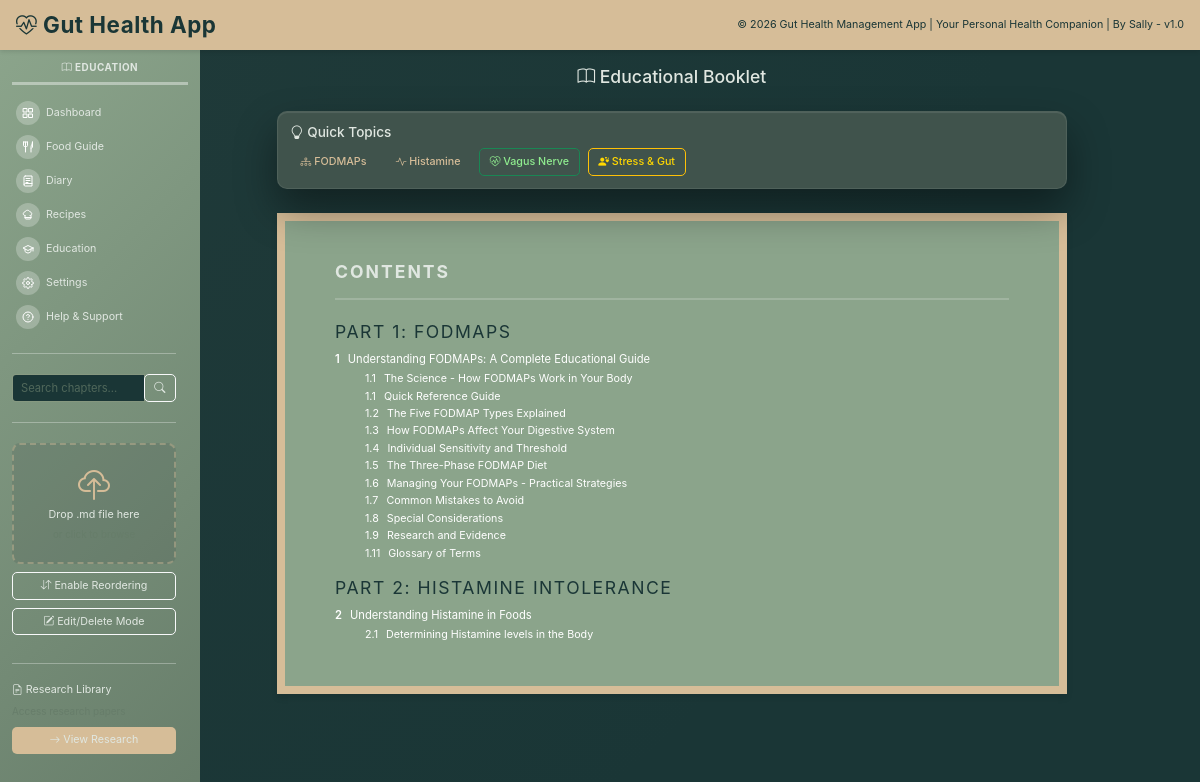
The app's page /education/ with its own data.
### models/education.py (models this page shows, shortened)
class EducationalContent(db.Model):
    __tablename__ = 'educational_content'
    id = db.Column(db.Integer, primary_key=True)
    chapter_number = db.Column(db.String(20), nullable=False)  # Changed to String to support "2.1", "2.2" format
    section = db.Column(db.String(200), nullable=False)
    title = db.Column(db.String(300), nullable=False)
    content = db.Column(db.Text, nullable=False)
    markdown_source = db.Column(db.Text)  # Original markdown content
    filename = db.Column(db.String(500))  # Original filename
    is_markdown = db.Column(db.Boolean, default=False)
    order_index = db.Column(db.Integer)
    parent_chapter = db.Column(db.Integer)  # For sub-sections
    created_at = db.Column(db.DateTime, default=datetime.utcnow)
    updated_at = db.Column(db.DateTime, default=datetime.utcnow, onupdate=datetime.utcnow)

### routes/education.py (the view, shortened to what this page needs)
@bp.route('/')
def index():
    topic = request.args.get('topic')
    search = request.args.get('search')
    query = EducationalContent.query
    chapters = query.order_by(EducationalContent.order_index).all()
    chapters = sorted(chapters, key=lambda x: natural_sort_key(x.chapter_number))
    return render_template('education/index.html', chapters=chapters, current_topic=topic,
                         markdown_available=(MARKDOWN_PROCESSOR is not None))

### templates/education/index.html (shortened to what this page needs)
{% extends "base.html" %}
{% block content %}
<div class="row g-0" style="margin-top: -1.5rem;">
    <div class="sidebar-column">
        <div class="education-sidebar">
            <h6 class="section-title" style="color: #fff; border-bottom-color: rgba(255,255,255,0.4);"><i class="bi bi-book"></i> Education</h6>
            <a href="{{ url_for('main.dashboard') }}" class="text-decoration-none">
                <div class="sidebar-nav-item d-flex align-items-center py-1 px-1" style="cursor: pointer;">
                    <div style="width: 24px; height: 24px; border-radius: 50%; background-color: rgba(255, 255, 255, 0.25); display: flex; align-items: center; justify-content: center; margin-right: 6px; flex-shrink: 0;">
                    </div>
                    <span class="text-label" style="font-weight: 500; color: #fff;">Dashboard</span>
                </div>
            </a>
            <a href="{{ url_for('foods.index') }}" class="text-decoration-none">
                <div class="sidebar-nav-item d-flex align-items-center py-1 px-1" style="cursor: pointer;">
                    <div style="width: 24px; height: 24px; border-radius: 50%; background-color: rgba(255, 255, 255, 0.25); display: flex; align-items: center; justify-content: center; margin-right: 6px; flex-shrink: 0;">
                    </div>
                    <span class="text-label" style="font-weight: 500; color: #fff;">Food Guide</span>
                </div>
            </a>
            <a href="{{ url_for('diary.index') }}" class="text-decoration-none">
                <div class="sidebar-nav-item d-flex align-items-center py-1 px-1" style="cursor: pointer;">
                    <div style="width: 24px; height: 24px; border-radius: 50%; background-color: rgba(255, 255, 255, 0.25); display: flex; align-items: center; justify-content: center; margin-right: 6px; flex-shrink: 0;">
                    </div>
                    <span class="text-label" style="font-weight: 500; color: #fff;">Diary</span>
                </div>
            </a>
            <a href="{{ url_for('recipes.index') }}" class="text-decoration-none">
                <div class="sidebar-nav-item d-flex align-items-center py-1 px-1" style="cursor: pointer;">
                    <div style="width: 24px; height: 24px; border-radius: 50%; background-color: rgba(255, 255, 255, 0.25); display: flex; align-items: center; justify-content: center; margin-right: 6px; flex-shrink: 0;">
                    </div>
                    <span class="text-label" style="font-weight: 500; color: #fff;">Recipes</span>
                </div>
            </a>
            <a href="{{ url_for('education.index') }}" class="text-decoration-none">
                <div class="sidebar-nav-item d-flex align-items-center py-1 px-1" style="cursor: pointer;">
                    <div style="width: 24px; height: 24px; border-radius: 50%; background-color: rgba(255, 255, 255, 0.25); display: flex; align-items: center; justify-content: center; margin-right: 6px; flex-shrink: 0;">
                        <svg xmlns="http://www.w3.org/2000/svg" width="12" height="12" viewBox="0 0 24 24" fill="none" stroke="#fff" stroke-width="2" stroke-linecap="round" stroke-linejoin="round">
                            <path d="M22 10l-10-5L2 10l10 5 10-5z"/>
                            <path d="M6 12v5c0 0 3 3 6 3s6-3 6-3v-5"/>
                            <line x1="22" y1="10" x2="22" y2="16"/>
                        </svg>
                    </div>
                    <span class="text-label" style="font-weight: 500; color: #fff;">Education</span>
                </div>
            </a>
            <a href="{{ url_for('settings.index') }}" class="text-decoration-none">
                <div class="sidebar-nav-item d-flex align-items-center py-1 px-1" style="cursor: pointer;">
                    <div style="width: 24px; height: 24px; border-radius: 50%; background-color: rgba(255, 255, 255, 0.25); display: flex; align-items: center; justify-content: center; margin-right: 6px; flex-shrink: 0;">
                    </div>
                    <span class="text-label" style="font-weight: 500; color: #fff;">Settings</span>
                </div>
            </a>
            <a href="{{ url_for('settings.help_index') }}" class="text-decoration-none">
                <div class="sidebar-nav-item d-flex align-items-center py-1 px-1" style="cursor: pointer;">
                    <div style="width: 24px; height: 24px; border-radius: 50%; background-color: rgba(255, 255, 255, 0.25); display: flex; align-items: center; justify-content: center; margin-right: 6px; flex-shrink: 0;">
                        <svg xmlns="http://www.w3.org/2000/svg" width="12" height="12" viewBox="0 0 24 24" fill="none" stroke="#fff" stroke-width="2" stroke-linecap="round" stroke-linejoin="round">
                            <circle cx="12" cy="12" r="10"/>
                            <path d="M9.09 9a3 3 0 0 1 5.83 1c0 2-3 3-3 3"/>
                            <line x1="12" y1="17" x2="12.01" y2="17"/>
                        </svg>
                    </div>
                    <span class="text-label" style="font-weight: 500; color: #fff;">Help & Support</span>
                </div>
            </a>
            <div style="border-top: 1px solid rgba(255,255,255,0.3); margin: 20px 12px 20px 0;"></div>
            <div style="padding-right: 12px; margin-bottom: 15px;">
                <form action="{{ url_for('education.index') }}" method="get">
                    <div class="input-group input-group-sm">
                        <input type="text" name="search" class="form-control text-label" placeholder="Search chapters..."
                               value="{{ request.args.get('search', '') }}" style="font-size: var(--text-label);">
                        <button class="btn btn-outline-light text-label" type="submit">
                            <i class="bi bi-search"></i>
                        </button>
                    </div>
                </form>
            </div>
            <div style="border-top: 1px solid rgba(255,255,255,0.3); margin: 20px 12px 20px 0;"></div>
            <div style="padding-right: 12px;">
                <div class="upload-zone mb-2" id="upload-zone">
                    <i class="bi bi-cloud-upload" style="font-size: 2rem; color: var(--gold);"></i>
                    <p class="text-label mb-1" style="color: var(--white-ish);">Drop .md file here</p>
                    <small class="text-muted">or click to browse</small>
                </div>
                <button class="btn btn-sm btn-outline-light w-100 mb-2 text-label" id="reorder-btn">
                    <i class="bi bi-arrow-down-up"></i> <span id="reorder-text">Enable Reordering</span>
                </button>
                <button class="btn btn-sm btn-outline-light w-100 mb-2 text-label" id="edit-delete-btn">
                    <i class="bi bi-pencil-square"></i> <span id="edit-delete-text">Edit/Delete Mode</span>
                </button>
            </div>
            <div style="border-top: 1px solid rgba(255,255,255,0.3); margin: 20px 12px 20px 0;"></div>
            <div style="padding-right: 12px;">
                <h6 class="text-label mb-2" style="color: #fff; font-weight: 600;"><i class="bi bi-file-earmark-text"></i> Research Library</h6>
                <p class="text-muted" style="font-size: var(--text-micro); margin-bottom: 8px;">Access research papers</p>
                <a href="{{ url_for('education.research') }}" class="btn btn-sm w-100 text-label mb-2" style="background-color: var(--gold); color: var(--dark-green);">
                    <i class="bi bi-arrow-right"></i> View Research
                </a>
            </div>
        </div>
    </div>
    <div class="main-content-area pt-3">
<div class="row align-items-center mb-4">
    <div class="col-md-9">
        <h1 class="mb-0 text-center"><i class="bi bi-book"></i> Educational Booklet</h1>
    </div>
</div>
<div class="row mb-3">
    <div class="col-md-9">
        <div class="card">
            <div class="card-body">
                <h5 class="card-title"><i class="bi bi-lightbulb"></i> Quick Topics</h5>
                <div class="d-flex flex-wrap gap-2">
                    <a href="{{ url_for('education.index', topic='FODMAPs') }}" class="btn btn-outline-primary btn-sm {% if current_topic == 'FODMAPs' %}active{% endif %}">
                        <i class="bi bi-diagram-3"></i> FODMAPs
                    </a>
                    <a href="{{ url_for('education.index', topic='Histamine') }}" class="btn btn-outline-info btn-sm {% if current_topic == 'Histamine' %}active{% endif %}">
                        <i class="bi bi-activity"></i> Histamine
                    </a>
                    <a href="{{ url_for('education.index', topic='Vagus') }}" class="btn btn-outline-success btn-sm {% if current_topic == 'Vagus' %}active{% endif %}">
                        <i class="bi bi-heart-pulse"></i> Vagus Nerve
                    </a>
                    <a href="{{ url_for('education.index', topic='Stress') }}" class="btn btn-outline-warning btn-sm {% if current_topic == 'Stress' %}active{% endif %}">
                        <i class="bi bi-person-hearts"></i> Stress & Gut
                    </a>
                </div>
            </div>
        </div>
    </div>
</div>
<div class="row">
    <div class="col-md-9">
        {% if chapters %}
            <div class="book-toc-container" style="background: #8BA48B; padding: 40px 50px; border: 8px solid #D6BD98; box-shadow: 0 4px 6px rgba(0,0,0,0.1);">
                <h1 style="font-size: 1.8rem; font-weight: 700; letter-spacing: 2px; margin-bottom: 15px; color: #fff;">CONTENTS</h1>
                <hr style="border: none; border-top: 2px solid rgba(255, 255, 255, 0.7); margin-bottom: 20px;">
                <div id="chapters-list">
                    {% set ns = namespace(current_section='', first_section=true, part_counter=0) %}
                    {% for chapter in chapters %}
                        {% set chapter_num = chapter.chapter_number|string %}
                        {% set is_roman = chapter_num[0] in ['i', 'v', 'x'] %}
                        {% set is_subchapter = '.' in chapter_num and not is_roman %}
                        {% set main_chapter_num = chapter_num.split('.')[0] if '.' in chapter_num else chapter_num %}
                        {% if not is_roman and not is_subchapter and chapter.section != ns.current_section %}
                            {% set ns.current_section = chapter.section %}
                            {% set ns.first_section = false %}
                            {% set ns.part_counter = ns.part_counter + 1 %}
                            <div class="toc-part" style="margin-bottom: 8px; margin-top: {% if loop.index0 > 0 %}15px{% else %}0{% endif %};">
                                <div class="text-h2" style="letter-spacing: 1.5px; text-transform: uppercase; color: #1A3636 !important;">
                                    PART {{ ns.part_counter }}: {{ chapter.section|upper }}
                                </div>
                            </div>
                        {% endif %}
                        <div class="toc-entry chapter-item {% if is_subchapter %}toc-subentry{% elif is_roman %}toc-frontmatter{% else %}toc-chapter{% endif %}"
                             data-id="{{ chapter.id }}"
                             data-chapter-number="{{ chapter.chapter_number }}"
                             data-title="{{ chapter.title }}"
                             style="position: relative; margin-bottom: {% if is_subchapter %}3px{% elif is_roman %}4px{% else %}5px{% endif %}; padding-left: {% if is_subchapter %}30px{% else %}0{% endif %};">
                            <div class="toc-line" style="display: flex; align-items: baseline; line-height: var(--lh-normal);">
                                <span class="toc-chapter-num" style="flex-shrink: 0; margin-right: 8px; {% if is_subchapter %}font-size: var(--text-label); font-weight: var(--fw-label); color: #ffffff !important;{% elif is_roman %}font-size: var(--text-body); font-weight: 500; font-style: italic; color: rgba(255, 255, 255, 0.85);{% else %}font-size: var(--text-body); font-weight: var(--fw-value); color: #ffffff !important;{% endif %}">
                                    {{ chapter.chapter_number }}
                                </span>
                                <a href="{{ url_for('education.chapter', chapter_id=chapter.id) }}"
                                   class="toc-title chapter-link"
                                   style="flex-grow: 1; text-decoration: none; {% if is_subchapter %}font-size: var(--text-label); font-weight: var(--fw-label); color: #ffffff !important;{% elif is_roman %}font-size: var(--text-body); font-weight: 500; color: #ffffff !important;{% else %}font-size: var(--text-body); font-weight: var(--fw-label); color: #ffffff !important;{% endif %}">
                                    {{ chapter.title }}
                                </a>
                            </div>
                        </div>
                    {% endfor %}
                </div>
            </div>
        {% else %}
            <div class="text-center py-5" style="background: #f8f9fa; border: 1px solid #ddd; border-radius: 8px;">
                <i class="bi bi-book" style="font-size: 3rem; color: var(--sage); opacity: 0.5;"></i>
                <p class="text-muted mt-3 mb-0">No chapters yet. Upload a markdown file to get started!</p>
            </div>
        {% endif %}
    </div>
</div>
    </div>
</div>
{% endblock %}

### records on screen
EducationalContent: part_counter "1", section "FODMAPS", chapter_number "1", title "Understanding FODMAPs: A Complete Educational Guide"
EducationalContent: chapter_number "1.1", title "The Science - How FODMAPs Work in Your Body"
EducationalContent: chapter_number "1.1", title "Quick Reference Guide"
EducationalContent: chapter_number "1.2", title "The Five FODMAP Types Explained"
EducationalContent: chapter_number "1.3", title "How FODMAPs Affect Your Digestive System"
EducationalContent: chapter_number "1.4", title "Individual Sensitivity and Threshold"
EducationalContent: chapter_number "1.5", title "The Three-Phase FODMAP Diet"
EducationalContent: chapter_number "1.6", title "Managing Your FODMAPs - Practical Strategies"
EducationalContent: chapter_number "1.7", title "Common Mistakes to Avoid"
EducationalContent: chapter_number "1.8", title "Special Considerations"
EducationalContent: chapter_number "1.9", title "Research and Evidence"
EducationalContent: chapter_number "1.11", title "Glossary of Terms"
EducationalContent: part_counter "2", section "HISTAMINE INTOLERANCE", chapter_number "2", title "Understanding Histamine in Foods"
EducationalContent: chapter_number "2.1", title "Determining Histamine levels in the Body"
